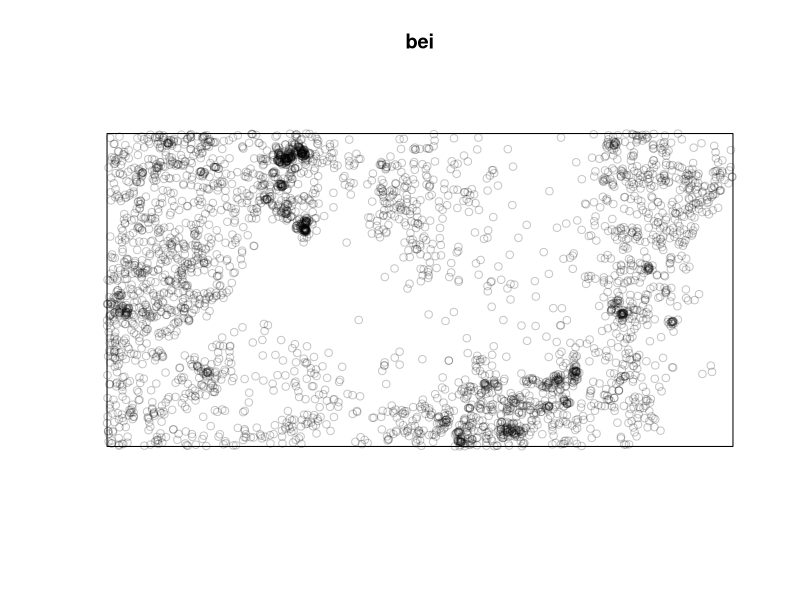
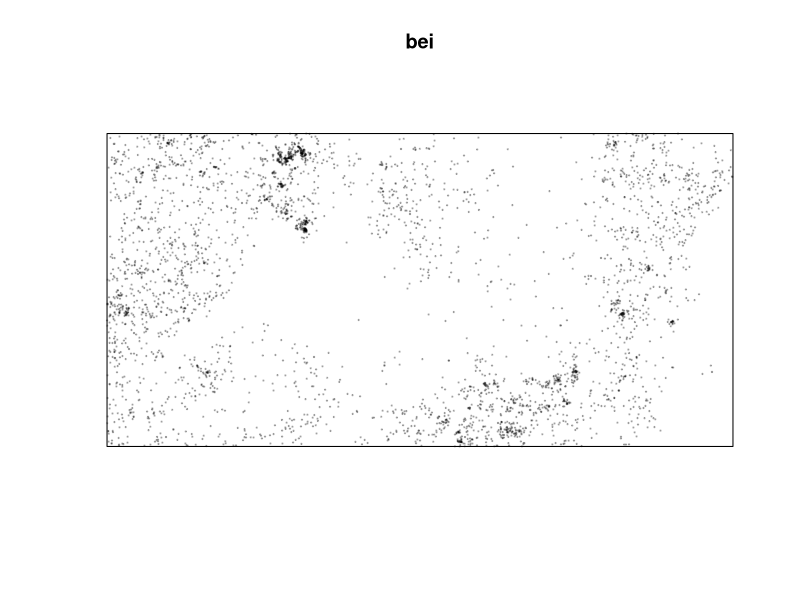
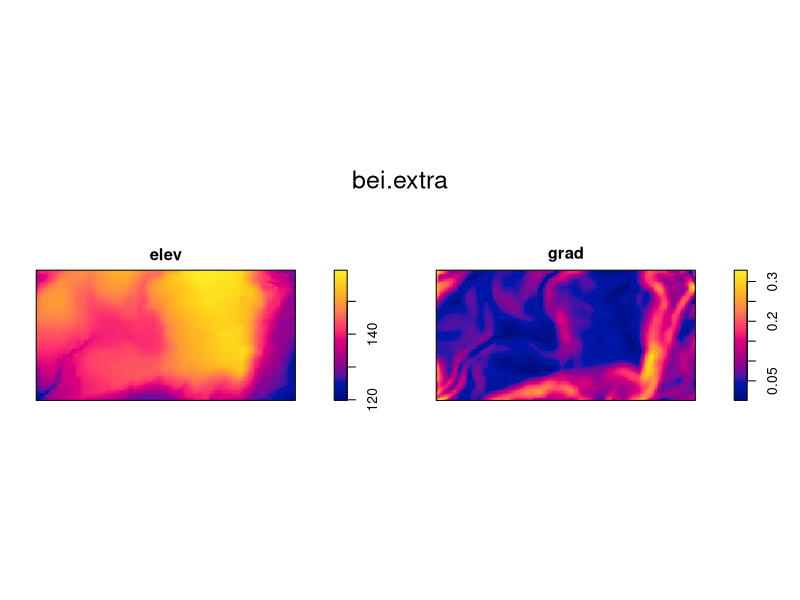
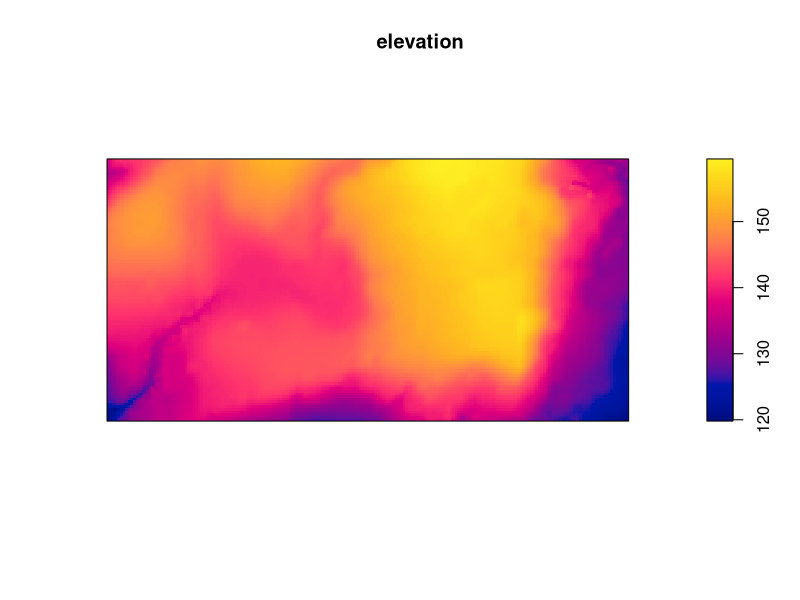
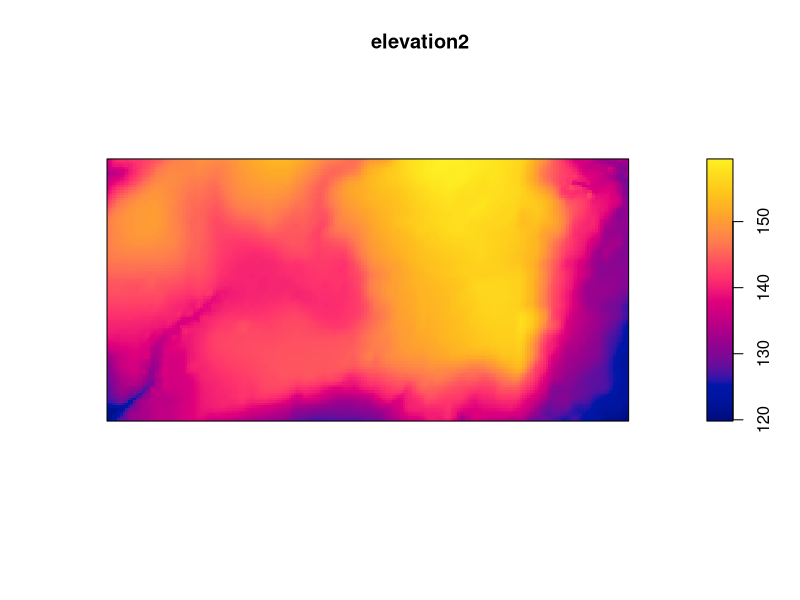
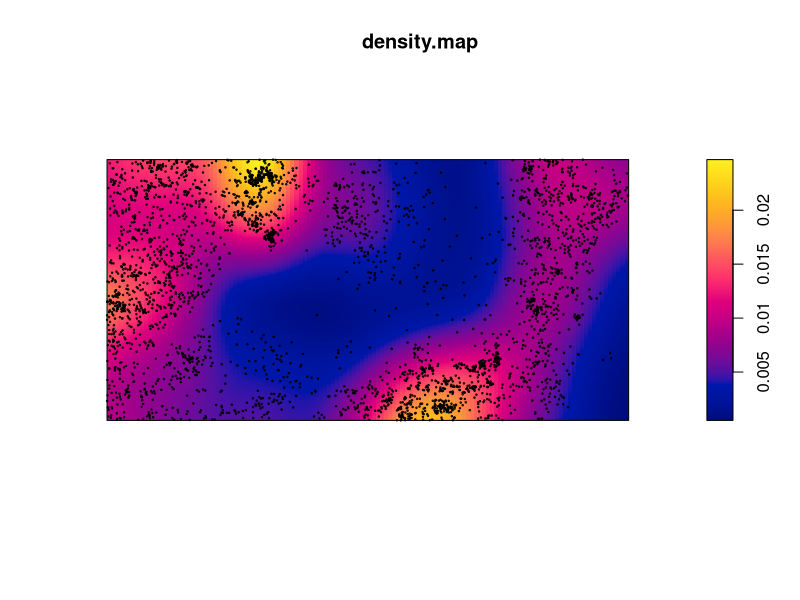
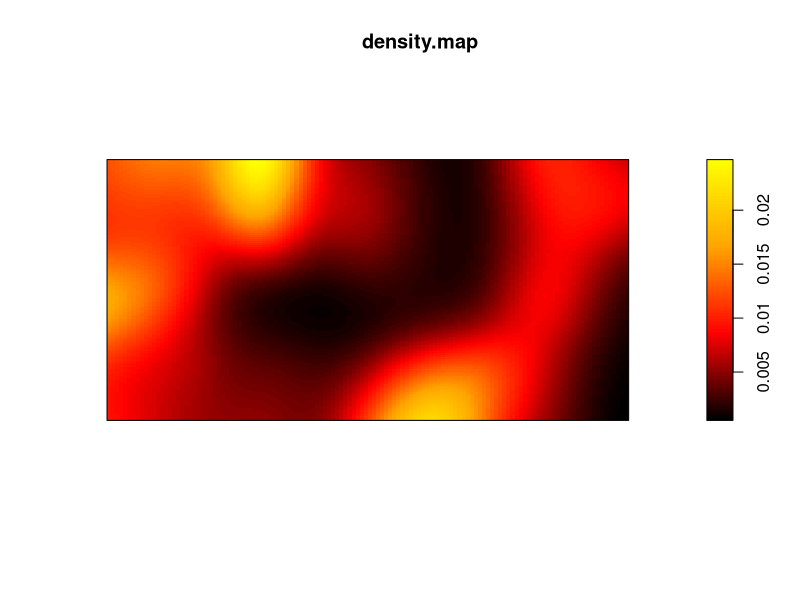
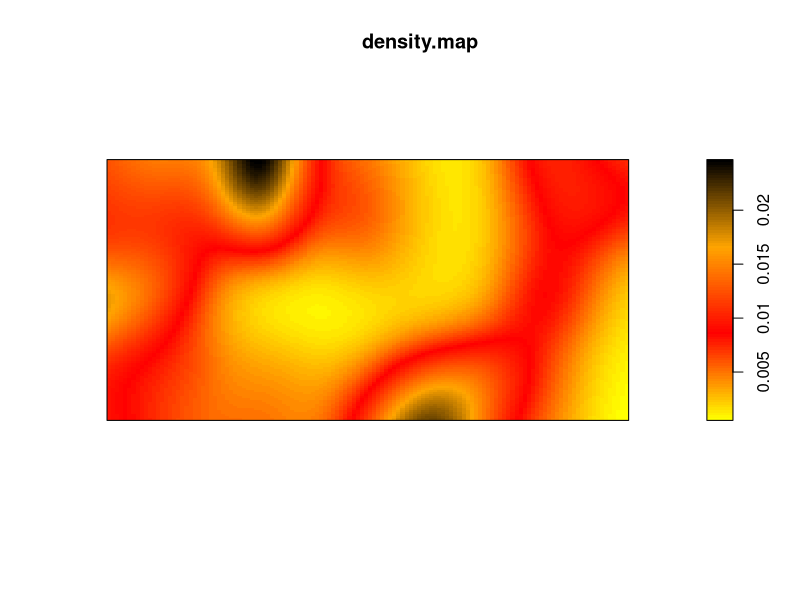

These figures' R source, in order:
#Let's work with some code related to population ecology.

# a package is needed for point pattern analysis: spatstat
# we can add packages from CRAN (The Comprehensive R Archive Network) 
install.packages("spatstat")
library(spatstat) #to check
#if we want to see the data description, we can go on CRAN website. https://CRAN.R-project.org/package=spatstat

#let's use the bei dataset, that is inside spatstat
bei 
#we now want to plot the data
plot(bei)
#we see points representing trees monitored in Amazzonia
#if we want to change plot charactestics, we can use cex (0.5 or .5) for the size and pch for the points symbol.
plot(bei, cex=0.2, pch=19)

#additional dataset to see an image file (raster):
bei.extra
plot(bei.extra)

#let's use only part of the bei dataset: elev
#first method: we use the $ to extract what we need
bei.extra$elev
elevation <- bei.extra$elev
plot(elevation)

#second method: data filtering
elevation2 <- bei.extra[[1]]
plot (elevation2)

# This is a density map, but we want R to calculate the points as a continuous surface.
# We can consider each group of dots as a single unit, where each unit is going to be more or less dense according to the number of dots present in that area.
# We use the "density" function to create the density map and we rename it
density.map <- density(bei)
density.map
plot(density.map)
# We are working with pixels
# To read the map: blue is low density instead yellow is high density.

# By using the "points" function we can put points on the top of the density map, just adding it to the past "bei" plot.
points(bei, cex=0.2)

# Using the "colorRampPalette" function we can change the density map colors by concatenating the colors.
# and using 100 as a gradient.
cl <- colorRampPalette(c("black", "red", "orange", "yellow"))(100)
plot(density.map, col=cl)

# another example:
cl2 <-colorRampPalette(c("yellow", "red", "orange", "black"))(100)
plot(density.map, col=cl2)

# Exercise: built a new color palette
cl.ex <-colorRampPalette(c("cornsilk","darkred", "coral", "aquamarine"))(100)
plot(density.map, col=cl.ex)
cl.ex2 <-colorRampPalette(c("aquamarine", "coral", "darkred", "cornsilk"))(100)
plot(density.map, col=cl.ex2)

# To get an additional variable, we use the "bei.extra" dataset.
#in our case we will add the "elevation" to the gradient.
plot(bei.extra)

# We set the elevation into an element which we call "elev" and we plot it.
# We will obtain only the elevation plot.
elev <- bei.extra[[1]] #or bei.extra$elev
plot(elev)

# HOW TO PLOT SEVERAL THINGS ALL TOGETHER?
# By using the "par" function we can plot several things all together. We use the "multiframe" argument
# Inside the array we need to state how many rows and coloumns we want to plot, by concatenating them.
par(mfrow=c(1,2))
plot(density.map)
plot(elev) #run all the elements together

par(mfrow=c(2,1))
plot(density.map)
plot(elev)

#HOW TO CHANGE THE MAP COLORS?
par(mfrow=c(1,2))
plot(density.map, col=cl.ex)
plot(density.map, col=cl.ex2)

par(mfrow=c(1,2))
plot(density.map, col=cl)
plot(density.map, col=cl2)

#EXERCISE
#Run three elements together
par(mfrow=c(1,3))
plot(bei)
plot(density.map)
plot(elev)
